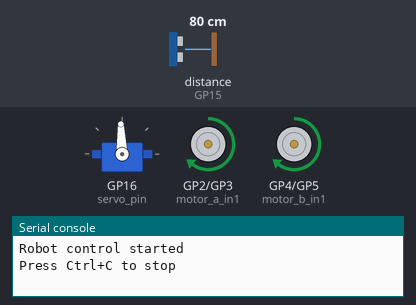
Bench run of a program on a simulated Raspberry Pi Pico running MicroPython. On the bench: servo, motor-driver pin pairs drawn as motors (green arrow = first pin HIGH = forward, orange = second pin HIGH = backward, longer = more drive, scaled by the enable pin), the last lines printed to the serial console. Inputs (shaded band) come from the test bench; at power-on: distance to the obstacle (sensor on GP15) 80 cm. The echo pulse lasts 58.3 µs per cm; random numbers come from a fixed seed; servo angles are drawn from the pulse width (0.5 ms = 0°, 2.5 ms = 180°); threads take turns every 2 ms.

Above: at 1.2 s.
1.3 s: distance to the obstacle (sensor on GP15) set to 22 cm
2.8 s: distance to the obstacle (sensor on GP15) set to 18 cm
At 3.0 s:
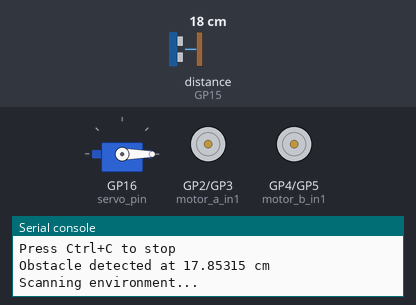
At 5.6 s:
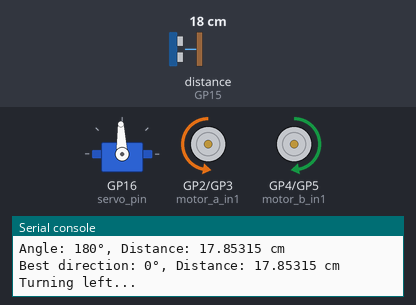
5.8 s: distance to the obstacle (sensor on GP15) set to 35 cm
8.8 s: distance to the obstacle (sensor on GP15) set to 2 cm
At 11.11 s:
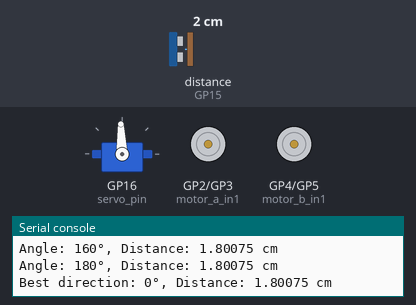
11.8 s: distance to the obstacle (sensor on GP15) set to 35 cm
Timing chart, 0 to 15.8 s (numbered marks = the images above; inputs shaded):
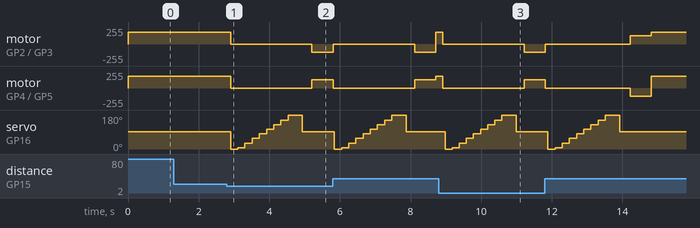

The program:

03_multitasking_robot.py
```python
"""
Raspberry Pi Pico - Advanced Program 3: Multitasking Robot Control
==================================================================

This program demonstrates how to use cooperative multitasking to control
multiple components of a robot simultaneously using the _thread module.

Hardware required:
- Raspberry Pi Pico
- L298N motor driver (or similar)
- 2 DC motors
- Ultrasonic sensor (HC-SR04)
- Servo motor (for sensor or gripper)
- 2 x 10K ohm resistors (for voltage divider)
- Breadboard and jumper wires
- Battery pack (for motors)

Connections:
- Motor Driver:
  - Connect IN1 to GPIO pin 2
  - Connect IN2 to GPIO pin 3
  - Connect IN3 to GPIO pin 4
  - Connect IN4 to GPIO pin 5
  - Connect ENA to GPIO pin 6 (PWM)
  - Connect ENB to GPIO pin 7 (PWM)
  - Connect motor power to external battery
  - Connect GND to common ground

- Ultrasonic Sensor:
  - Connect VCC to 5V (or 3.3V if using a 3.3V compatible sensor)
  - Connect GND to GND
  - Connect TRIG to GPIO pin 14
  - Connect ECHO to a voltage divider (see note below)
  - Connect the output of the voltage divider to GPIO pin 15

- Servo Motor:
  - Connect signal wire to GPIO pin 16
  - Connect power to 5V (or external power supply)
  - Connect ground to GND

Note: The HC-SR04 ECHO pin outputs 5V, but Pico GPIO pins are 3.3V tolerant.
Create a voltage divider with two 10K resistors:
- Connect one end of a 10K resistor to the ECHO pin
- Connect the other end to GPIO pin 15 and to one end of another 10K resistor
- Connect the other end of the second 10K resistor to GND

Instructions:
1. Set up the circuit as described above
2. Upload this program to the Pico
3. The robot will move forward until it detects an obstacle
4. When an obstacle is detected, it will stop, scan with the servo, and turn
5. The program uses multiple threads to handle different tasks simultaneously

Concepts covered:
- Cooperative multitasking with _thread
- Thread synchronization with locks
- Motor control with PWM
- Distance sensing and obstacle avoidance
- Servo control for sensor movement
- State machine for robot behavior
"""

import machine
import time
import utime
import _thread
import random

# Set up the motor driver pins
motor_a_in1 = machine.Pin(2, machine.Pin.OUT)
motor_a_in2 = machine.Pin(3, machine.Pin.OUT)
motor_b_in1 = machine.Pin(4, machine.Pin.OUT)
motor_b_in2 = machine.Pin(5, machine.Pin.OUT)

# Set up PWM for motor speed control
motor_a_enable = machine.PWM(machine.Pin(6))
motor_b_enable = machine.PWM(machine.Pin(7))
motor_a_enable.freq(1000)
motor_b_enable.freq(1000)

# Set up the ultrasonic sensor pins
trigger = machine.Pin(14, machine.Pin.OUT)
echo = machine.Pin(15, machine.Pin.IN)

# Set up the servo pin for PWM
servo_pin = machine.Pin(16)
servo_pwm = machine.PWM(servo_pin)
servo_pwm.freq(50)  # Standard servo frequency is 50Hz

# Constants
SOUND_SPEED = 343  # Speed of sound in m/s at 20°C
MAX_DISTANCE = 200  # Maximum distance in cm
TIMEOUT = 30000     # Timeout in microseconds
MIN_OBSTACLE_DISTANCE = 20  # Minimum distance to obstacle in cm

# Thread synchronization
distance_lock = _thread.allocate_lock()
motor_lock = _thread.allocate_lock()
servo_lock = _thread.allocate_lock()

# Global variables
current_distance = 100  # Initial distance value (cm)
robot_state = "FORWARD"  # Initial robot state
servo_position = 90      # Initial servo position (center)

# Function to set servo position (0-180 degrees)
def set_servo_position(degrees):
    global servo_position

    with servo_lock:
        # Clamp the degrees to 0-180
        degrees = max(0, min(180, degrees))
        servo_position = degrees

        # Convert degrees to duty cycle
        min_duty = 1000  # 1ms pulse (0 degrees)
        max_duty = 9000  # 2ms pulse (180 degrees)
        duty = min_duty + (degrees / 180) * (max_duty - min_duty)
        servo_pwm.duty_u16(int(duty))

# Function to measure distance using the ultrasonic sensor
def measure_distance():
    # Clear the trigger
    trigger.value(0)
    utime.sleep_us(5)

    # Send a 10us pulse to trigger
    trigger.value(1)
    utime.sleep_us(10)
    trigger.value(0)

    # Wait for the echo pulse
    pulse_start = utime.ticks_us()
    pulse_timeout = utime.ticks_add(pulse_start, TIMEOUT)

    # Wait for echo to go high
    while echo.value() == 0:
        if utime.ticks_diff(utime.ticks_us(), pulse_start) > TIMEOUT:
            return MAX_DISTANCE  # Timeout waiting for echo to start
        pass

    # Record the start time of the echo pulse
    pulse_start = utime.ticks_us()

    # Wait for echo to go low
    while echo.value() == 1:
        if utime.ticks_diff(utime.ticks_us(), pulse_start) > TIMEOUT:
            return MAX_DISTANCE  # Timeout waiting for echo to end
        pass

    # Record the end time of the echo pulse
    pulse_end = utime.ticks_us()

    # Calculate the pulse duration in microseconds
    pulse_duration = utime.ticks_diff(pulse_end, pulse_start)

    # Calculate the distance in centimeters
    # Distance = (Time × Speed of Sound) ÷ 2
    distance_cm = (pulse_duration * SOUND_SPEED) / 20000

    # Check if the distance is within the valid range
    if distance_cm > MAX_DISTANCE:
        return MAX_DISTANCE

    return distance_cm

# Function to control the motors
def set_motors(left_speed, right_speed):
    with motor_lock:
        # Set motor directions
        if left_speed >= 0:
            motor_a_in1.value(1)
            motor_a_in2.value(0)
        else:
            motor_a_in1.value(0)
            motor_a_in2.value(1)
            left_speed = -left_speed

        if right_speed >= 0:
            motor_b_in1.value(1)
            motor_b_in2.value(0)
        else:
            motor_b_in1.value(0)
            motor_b_in2.value(1)
            right_speed = -right_speed

        # Set motor speeds (0-100 to 0-65535)
        left_duty = int((left_speed / 100) * 65535)
        right_duty = int((right_speed / 100) * 65535)

        motor_a_enable.duty_u16(left_duty)
        motor_b_enable.duty_u16(right_duty)

# Function to stop all motors
def stop_motors():
    with motor_lock:
        motor_a_in1.value(0)
        motor_a_in2.value(0)
        motor_b_in1.value(0)
        motor_b_in2.value(0)
        motor_a_enable.duty_u16(0)
        motor_b_enable.duty_u16(0)

# Function to scan the environment with the servo
def scan_environment():
    # Scan from left to right
    distances = []

    for angle in range(0, 181, 20):  # Scan in 20-degree increments
        set_servo_position(angle)
        time.sleep(0.2)  # Wait for servo to reach position

        # Measure distance at this angle
        dist = measure_distance()
        distances.append((angle, dist))
        print(f"Angle: {angle}°, Distance: {dist} cm")

    # Find the angle with the maximum distance
    max_distance_angle = max(distances, key=lambda x: x[1])
    print(f"Best direction: {max_distance_angle[0]}°, Distance: {max_distance_angle[1]} cm")

    # Return to center position
    set_servo_position(90)
    time.sleep(0.2)

    return max_distance_angle[0]  # Return the best angle

# Thread function for distance sensing
def distance_sensing_thread():
    global current_distance

    while True:
        # Measure the distance
        distance = measure_distance()

        # Update the global distance with thread safety
        with distance_lock:
            current_distance = distance

        # Small delay between measurements
        time.sleep(0.1)

# Thread function for servo control
def servo_control_thread():
    global servo_position, robot_state

    while True:
        # Check if we need to scan (when robot is in SCANNING state)
        if robot_state == "SCANNING":
            print("Scanning environment...")
            best_angle = scan_environment()

            # Determine turn direction based on scan results
            with motor_lock:
                if best_angle < 80:
                    robot_state = "TURNING_LEFT"
                    print("Turning left...")
                elif best_angle > 100:
                    robot_state = "TURNING_RIGHT"
                    print("Turning right...")
                else:
                    # If best direction is forward but distance is still too close,
                    # choose a random direction
                    if current_distance < MIN_OBSTACLE_DISTANCE:
                        if random.choice([True, False]):
                            robot_state = "TURNING_LEFT"
                            print("Randomly turning left...")
                        else:
                            robot_state = "TURNING_RIGHT"
                            print("Randomly turning right...")
                    else:
                        robot_state = "FORWARD"
                        print("Moving forward...")

        # Small delay to prevent CPU hogging
        time.sleep(0.1)

# Main robot control function
def robot_control():
    global robot_state

    try:
        print("Robot control started")
        print("Press Ctrl+C to stop")

        while True:
            # Get the current distance with thread safety
            with distance_lock:
                distance = current_distance

            # State machine for robot behavior
            if robot_state == "FORWARD":
                if distance < MIN_OBSTACLE_DISTANCE:
                    # Obstacle detected, stop and scan
                    stop_motors()
                    robot_state = "SCANNING"
                    print(f"Obstacle detected at {distance} cm")
                else:
                    # No obstacle, move forward
                    set_motors(70, 70)  # Both motors forward at 70% speed

            elif robot_state == "TURNING_LEFT":
                # Turn left for a short time
                set_motors(-50, 50)  # Left motor backward, right motor forward
                time.sleep(0.5)  # Turn for 0.5 seconds

                # After turning, go back to forward state
                robot_state = "FORWARD"

            elif robot_state == "TURNING_RIGHT":
                # Turn right for a short time
                set_motors(50, -50)  # Left motor forward, right motor backward
                time.sleep(0.5)  # Turn for 0.5 seconds

                # After turning, go back to forward state
                robot_state = "FORWARD"

            # Small delay to prevent CPU hogging
            time.sleep(0.1)

    except KeyboardInterrupt:
        print("\nRobot control stopped by user")
    finally:
        # Clean up
        stop_motors()
        set_servo_position(90)  # Center the servo
        print("Robot shutdown complete")

# Main function
def main():
    # Initialize the servo to center position
    set_servo_position(90)

    # Start the distance sensing thread
    _thread.start_new_thread(distance_sensing_thread, ())

    # Start the servo control thread
    _thread.start_new_thread(servo_control_thread, ())

    # Run the main robot control function
    robot_control()

# Run the main function
if __name__ == "__main__":
    main()
```

Measured:
- the behaviour switches between 21 and 20 cm on distance to the obstacle (sensor on GP15) (found by bisection; images 0 and 1)
- after the input at 1.3 s, every drawn part: stays the same
- after the input at 2.8 s, motor on GP2 (motor_a_in1) / GP3 (motor_a_in2): forward 178/255 → stopped after 0.11 s, → backward 127/255 2.3 s later; motor on GP4 (motor_b_in1) / GP5 (motor_b_in2): forward 178/255 → stopped after 0.11 s, → forward 127/255 2.3 s later
- after the input at 8.8 s, motor on GP2 (motor_a_in1) / GP3 (motor_a_in2): forward 178/255 → stopped after 0.11 s, → backward 127/255 2.3 s later; motor on GP4 (motor_b_in1) / GP5 (motor_b_in2): forward 178/255 → stopped after 0.11 s, → forward 127/255 2.3 s later
